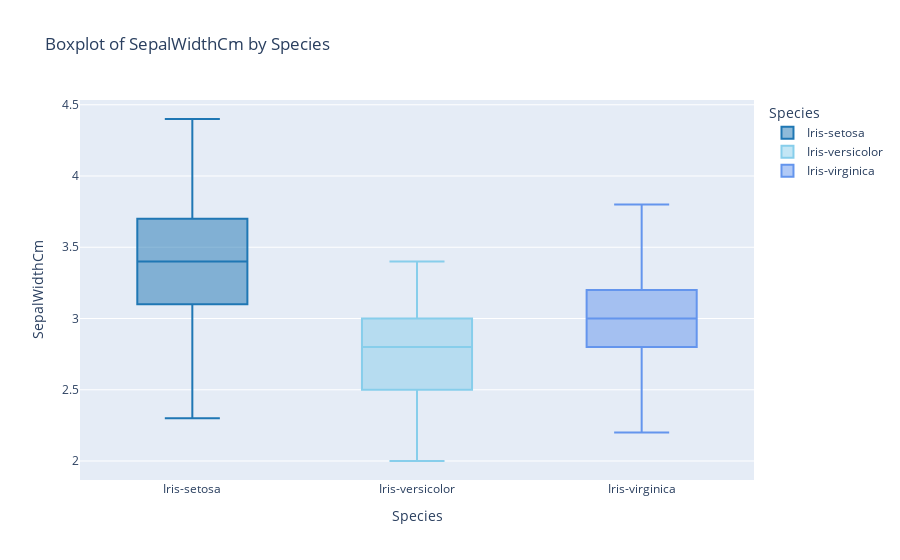

Notebook code for this chart:
### Markdown cell above
### <span style='color:#074173'> <b>❓ SepalWidthCm vs. Species</b> </span>

### Code cell
fig_boxplot = px.box(df, x="Species", y="SepalWidthCm", title="Boxplot of SepalWidthCm by Species",
                     color='Species', 
                     color_discrete_sequence=custom_colors 
                    )
fig_boxplot.update_layout(xaxis_title="Species", yaxis_title="SepalWidthCm")
fig_boxplot.show()

### Figure 1 — Plotly figure (JSON) as saved in the notebook; plotly's stock layout.template omitted (floating-point values rounded to 4 significant figures)
{"data": [{"alignmentgroup": "True", "hovertemplate": "Species=%{x}<br>SepalWidthCm=%{y}<extra></extra>", "legendgroup": "Iris-setosa", "marker": {"color": "#1f77b4"}, "name": "Iris-setosa", "notched": false, "offsetgroup": "Iris-setosa", "orientation": "v", "showlegend": true, "type": "box", "x": ["Iris-setosa", "Iris-setosa", "Iris-setosa", "Iris-setosa", "Iris-setosa", "Iris-setosa", "Iris-setosa", "Iris-setosa", "Iris-setosa", "Iris-setosa", "Iris-setosa", "Iris-setosa", "Iris-setosa", "Iris-setosa", "Iris-setosa", "Iris-setosa", "Iris-setosa", "Iris-setosa", "Iris-setosa", "Iris-setosa", "Iris-setosa", "Iris-setosa", "Iris-setosa", "Iris-setosa", "Iris-setosa", "Iris-setosa", "Iris-setosa", "Iris-setosa", "Iris-setosa", "Iris-setosa", "Iris-setosa", "Iris-setosa", "Iris-setosa", "Iris-setosa", "Iris-setosa", "Iris-setosa", "Iris-setosa", "Iris-setosa", "Iris-setosa", "Iris-setosa", "Iris-setosa", "Iris-setosa", "Iris-setosa", "Iris-setosa", "Iris-setosa", "Iris-setosa", "Iris-setosa", "Iris-setosa", "Iris-setosa", "Iris-setosa"], "x0": " ", "xaxis": "x", "y": [3.5, 3, 3.2, 3.1, 3.6, 3.9, 3.4, 3.4, 2.9, 3.1, 3.7, 3.4, 3, 3, 4, 4.4, 3.9, 3.5, 3.8, 3.8, 3.4, 3.7, 3.6, 3.3, 3.4, 3, 3.4, 3.5, 3.4, 3.2, 3.1, 3.4, 4.1, 4.2, 3.1, 3.2, 3.5, 3.1, 3, 3.4, 3.5, 2.3, 3.2, 3.5, 3.8, 3, 3.8, 3.2, 3.7, 3.3], "y0": " ", "yaxis": "y"}, {"alignmentgroup": "True", "hovertemplate": "Species=%{x}<br>SepalWidthCm=%{y}<extra></extra>", "legendgroup": "Iris-versicolor", "marker": {"color": "skyblue"}, "name": "Iris-versicolor", "notched": false, "offsetgroup": "Iris-versicolor", "orientation": "v", "showlegend": true, "type": "box", "x": ["Iris-versicolor", "Iris-versicolor", "Iris-versicolor", "Iris-versicolor", "Iris-versicolor", "Iris-versicolor", "Iris-versicolor", "Iris-versicolor", "Iris-versicolor", "Iris-versicolor", "Iris-versicolor", "Iris-versicolor", "Iris-versicolor", "Iris-versicolor", "Iris-versicolor", "Iris-versicolor", "Iris-versicolor", "Iris-versicolor", "Iris-versicolor", "Iris-versicolor", "Iris-versicolor", "Iris-versicolor", "Iris-versicolor", "Iris-versicolor", "Iris-versicolor", "Iris-versicolor", "Iris-versicolor", "Iris-versicolor", "Iris-versicolor", "Iris-versicolor", "Iris-versicolor", "Iris-versicolor", "Iris-versicolor", "Iris-versicolor", "Iris-versicolor", "Iris-versicolor", "Iris-versicolor", "Iris-versicolor", "Iris-versicolor", "Iris-versicolor", "Iris-versicolor", "Iris-versicolor", "Iris-versicolor", "Iris-versicolor", "Iris-versicolor", "Iris-versicolor", "Iris-versicolor", "Iris-versicolor", "Iris-versicolor", "Iris-versicolor"], "x0": " ", "xaxis": "x", "y": [3.2, 3.2, 3.1, 2.3, 2.8, 2.8, 3.3, 2.4, 2.9, 2.7, 2, 3, 2.2, 2.9, 2.9, 3.1, 3, 2.7, 2.2, 2.5, 3.2, 2.8, 2.5, 2.8, 2.9, 3, 2.8, 3, 2.9, 2.6, 2.4, 2.4, 2.7, 2.7, 3, 3.4, 3.1, 2.3, 3, 2.5, 2.6, 3, 2.6, 2.3, 2.7, 3, 2.9, 2.9, 2.5, 2.8], "y0": " ", "yaxis": "y"}, {"alignmentgroup": "True", "hovertemplate": "Species=%{x}<br>SepalWidthCm=%{y}<extra></extra>", "legendgroup": "Iris-virginica", "marker": {"color": "cornflowerblue"}, "name": "Iris-virginica", "notched": false, "offsetgroup": "Iris-virginica", "orientation": "v", "showlegend": true, "type": "box", "x": ["Iris-virginica", "Iris-virginica", "Iris-virginica", "Iris-virginica", "Iris-virginica", "Iris-virginica", "Iris-virginica", "Iris-virginica", "Iris-virginica", "Iris-virginica", "Iris-virginica", "Iris-virginica", "Iris-virginica", "Iris-virginica", "Iris-virginica", "Iris-virginica", "Iris-virginica", "Iris-virginica", "Iris-virginica", "Iris-virginica", "Iris-virginica", "Iris-virginica", "Iris-virginica", "Iris-virginica", "Iris-virginica", "Iris-virginica", "Iris-virginica", "Iris-virginica", "Iris-virginica", "Iris-virginica", "Iris-virginica", "Iris-virginica", "Iris-virginica", "Iris-virginica", "Iris-virginica", "Iris-virginica", "Iris-virginica", "Iris-virginica", "Iris-virginica", "Iris-virginica", "Iris-virginica", "Iris-virginica", "Iris-virginica", "Iris-virginica", "Iris-virginica", "Iris-virginica", "Iris-virginica", "Iris-virginica", "Iris-virginica", "Iris-virginica"], "x0": " ", "xaxis": "x", "y": [3.3, 2.7, 3, 2.9, 3, 3, 2.5, 2.9, 2.5, 3.6, 3.2, 2.7, 3, 2.5, 2.8, 3.2, 3, 3.8, 2.6, 2.2, 3.2, 2.8, 2.8, 2.7, 3.3, 3.2, 2.8, 3, 2.8, 3, 2.8, 3.8, 2.8, 2.8, 2.6, 3, 3.4, 3.1, 3, 3.1, 3.1, 3.1, 2.7, 3.2, 3.3, 3, 2.5, 3, 3.4, 3], "y0": " ", "yaxis": "y"}], "layout": {"boxmode": "overlay", "legend": {"title": {"text": "Species"}, "tracegroupgap": 0}, "title": {"text": "Boxplot of SepalWidthCm by Species"}, "xaxis": {"anchor": "y", "categoryarray": ["Iris-setosa", "Iris-versicolor", "Iris-virginica"], "categoryorder": "array", "domain": [0, 1], "title": {"text": "Species"}}, "yaxis": {"anchor": "x", "domain": [0, 1], "title": {"text": "SepalWidthCm"}}}}
